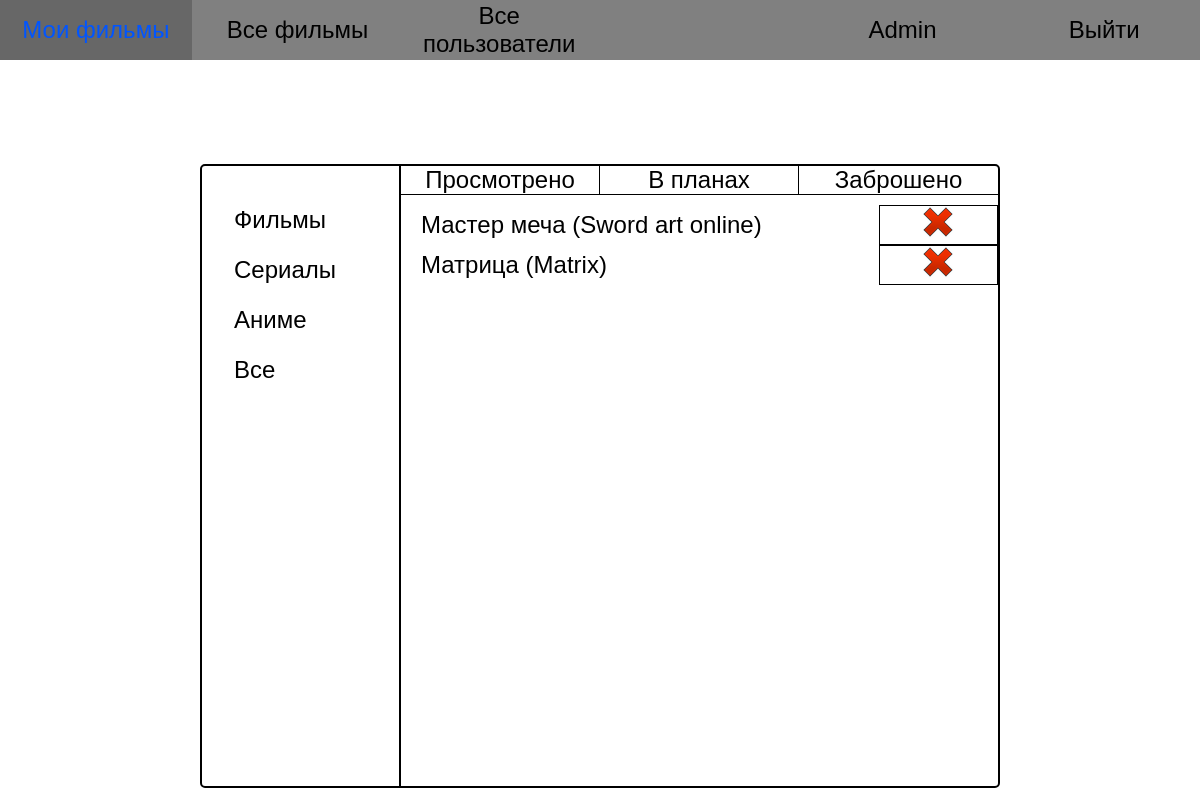
The app's page / (signed in) with its own data.
### films_app/models.py (models this page shows, shortened)
class Category(models.Model):
    category_name = models.CharField(max_length=50, verbose_name='Категория')
    slug = models.SlugField(max_length=50, unique=True, db_index=True, verbose_name='URL')
    class Meta:
        verbose_name = 'Категория'
        verbose_name_plural = 'Категории'

class Status(models.Model):
    status = models.CharField(max_length=20, verbose_name='Статус')
    class Meta:
        verbose_name = 'Статус'
        verbose_name_plural = 'Статусы'

class UserMovies(models.Model):
    user = models.ForeignKey(User, on_delete=models.PROTECT, verbose_name='Пользователь')
    movie = models.ForeignKey(Movie, on_delete=models.PROTECT, verbose_name='Название фильма')
    view_status = models.ForeignKey(Status, on_delete=models.PROTECT, default='', verbose_name='Статус просмотра')
    viewing_date = models.DateTimeField(auto_now_add=True, verbose_name='Дата просмотра')
    category = models.ManyToManyField(Category, db_index=True, verbose_name='Категории')
    class Meta:
        verbose_name_plural = 'Просмотры пользователей'

class Movie(models.Model):
    movie_title = models.CharField(max_length=100, verbose_name='Название')
    original_title = models.CharField(max_length=100, blank=True, default='', verbose_name='Оригинальное название')
    description = models.TextField(verbose_name='Описание', blank=True, default='')
    url = models.URLField(blank=True, default='', verbose_name='Ссылка')
    category = models.ManyToManyField(Category, db_index=True, verbose_name='Категории')
    def __str__(self):
        return self.movie_title

### films_app/views.py (the view)
# urls.py: path('', UserViewsView.as_view(), name='main'),
class UserViewsView(LoginRequiredMixin, ListView):
    model = UserMovies
    template_name = 'films_app/user_views.html'
    context_object_name = 'movies'
    login_required('auth/login')
    def get_context_data(self, *, object_list=None, **kwargs):
        context = super().get_context_data(**kwargs)
        context['category'] = Category.objects.all()
        context['user_movies'] = UserMovies.objects.filter(user_id=self.request.user.id)
        context['statuses'] = Status.objects.all()
        return context
    def get_queryset(self):
        context = super(UserViewsView, self).get_queryset()
        if self.kwargs:
            category_id = self.kwargs['category_id']
        return context

### films_app/templates/films_app/user_views.html
{% extends 'films_app/table_template.html' %}
{% load static %}
{% block css_add %}
    <link rel="stylesheet" href="{% static 'films_app/css/index.css' %}">
    <link rel="stylesheet" href="{% static 'films_app/css/user_movies.css' %}">
{% endblock %}
{% block list_movies %}
    <ul class="statuses__movies">
        {% for status in statuses %}
            <li><a href="">{{ status.status }}</a></li>
        {% endfor %}
    </ul>
    <div class="filter__movies">
        <ul class="movie__list">
            {% for movie in user_movies %}
                <li class="movie__info">
                    <a href="" class="movie__title">{{ movie.movie }} ({{ movie.movie.original_title }})</a>
                    <a href="" class="delete__movie"><img src="{% static 'films_app/img/cross.ico' %}"></a>
                </li>
            {% endfor %}
        </ul>
    </div>
{% endblock %}
{% block films_navigation %}
    <div class="films__navigation">
        <ul class="category__name">
            {% for cat in category %}
                <li><a href="{% url 'movies_category' cat.id %}">{{ cat.category_name }}</a></li>
            {% endfor %}
        </ul>
    </div>
{% endblock %}

### templates/includes/navbar.html (shortened to what this page needs)
<nav class="navigation__bar container">
  <ul>
    <li><a href="/" class="nav__main">Мои фильмы</a></li>
    <li><a href="{% url 'all_movies' %}" class="nav__all__movies">Все фильмы</a></li>
    <li><a href="{% url 'users_list' %}" class="nav__all__users">Все пользователи</a></li>
    <li>
    </li>
    {% if request.user.is_authenticated is False %}
        <li><a href="{% url 'registration' %}" class="nav__registart</>ion">Регистрация</a></li>
        <li><a href="{% url 'login' %}" class="nav__login">Войти</a></li>
    {% else %}
        <li><a href="" class="nav__username">{{ request.user|capfirst }}</a></li>
        <li><a href="{% url 'logout' %}" class="nav__logout">Выйти</a></li>
    {% endif %}
  </ul>
</nav>

### films_app/static/films_app/css/index.css (style rules this page uses)
.films__navigation { border-right: 2px solid; }
.category__name { padding-left: 0; margin-top: 40px; }
.category__name li { height: 40px; margin-bottom: 10px; padding-left: 2rem; }
.category__name li a { text-decoration: none; }
.all__movies li a { align-self: center; }

### films_app/static/films_app/css/user_movies.css (style rules this page uses)
ul.statuses__movies { display: grid; grid-template-columns: 1fr 1fr 1fr; margin: 0; padding: 0; text-align: center; border-bottom: 1px solid; }
ul.statuses__movies li { border-right: 1px solid; }
ul.statuses__movies li:last-child { border-right: none; }
ul.statuses__movies li a { display: block; height: 100%; width: 100%; }
.filter__movies { overflow-y: scroll; }
ul.movie__list { margin: 0; padding: 0; margin-top: 10px; }
li.movie__info { display: grid; grid-template-columns: 4fr 1fr; height: 100%; }
.movie__title { padding-left: 20px; }
.delete__movie { text-align: center; border: 1px solid; }

### static/base.css (style rules this page uses)
html, body { margin: 0; padding: 0; box-sizing: border-box; }
body { font-family: 'Arial'; width: 100%; min-height: 100vh; font-size: 1.5rem; }
.navigation__bar ul { display: grid; padding: 0; margin: 0; height: 100%; min-height: 60px; grid-template-columns: repeat(6, 1fr); grid-column-gap: 10px; background: grey; }
.navigation__bar li { display: table; height: 100%; width: 100%; align-items: center; text-align: center; }
.navigation__bar li a { display: table-cell; vertical-align: middle; height: 100%; width: 100%; }
li { list-style-type: none; }
a { color: rgba(0,0,0,1); text-decoration: none; }

### records on screen
Category: category_name "Фильмы"
Category: category_name "Сериалы"
Category: category_name "Аниме"
Category: category_name "Все"
Status: status "Просмотрено"
Status: status "В планах"
Status: status "Заброшено"
UserMovies: movie "Мастер меча", movie.original_title "Sword art online"
UserMovies: movie "Матрица", movie.original_title "Matrix"

### other values on screen
{{ request.user|capfirst }} "Admin"
